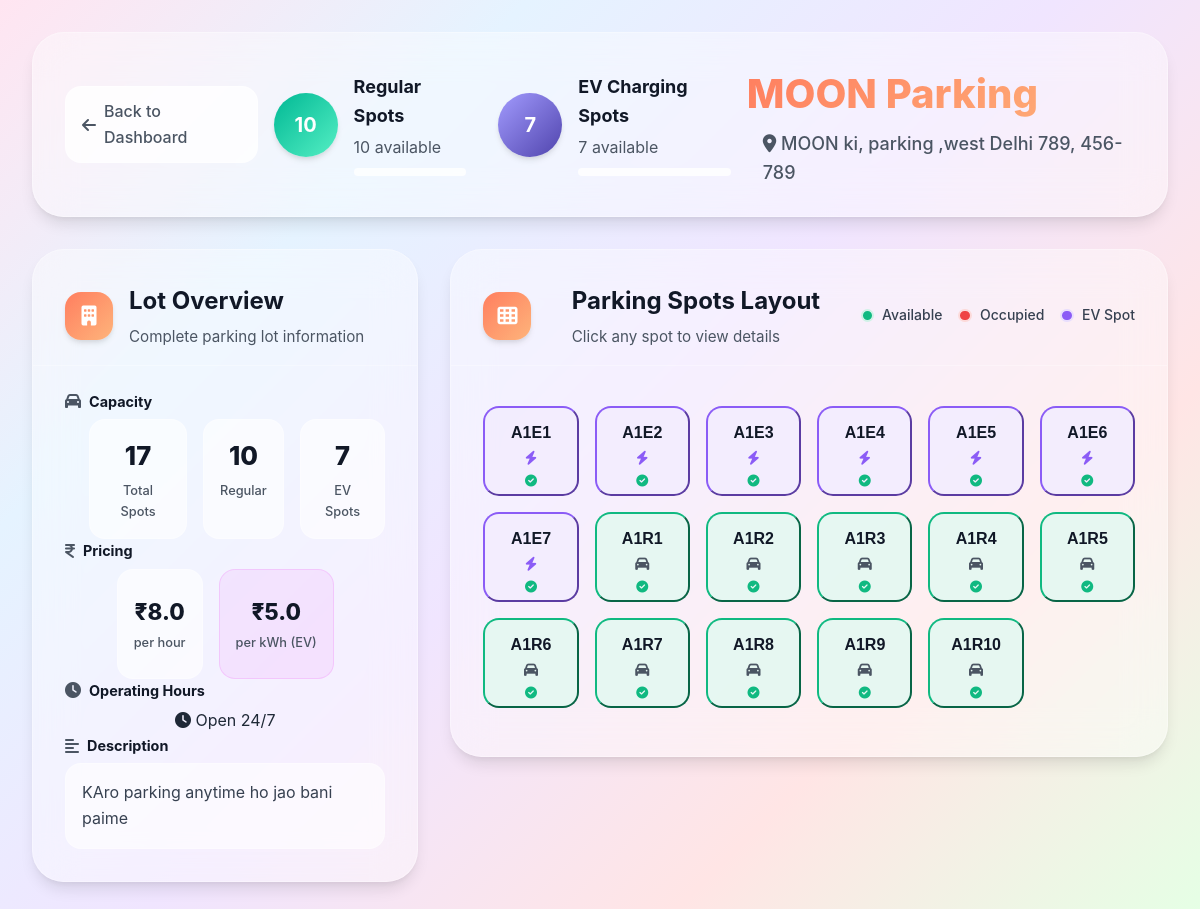
Page /view_details?lot_id=1 (signed in) on the earlier database version.
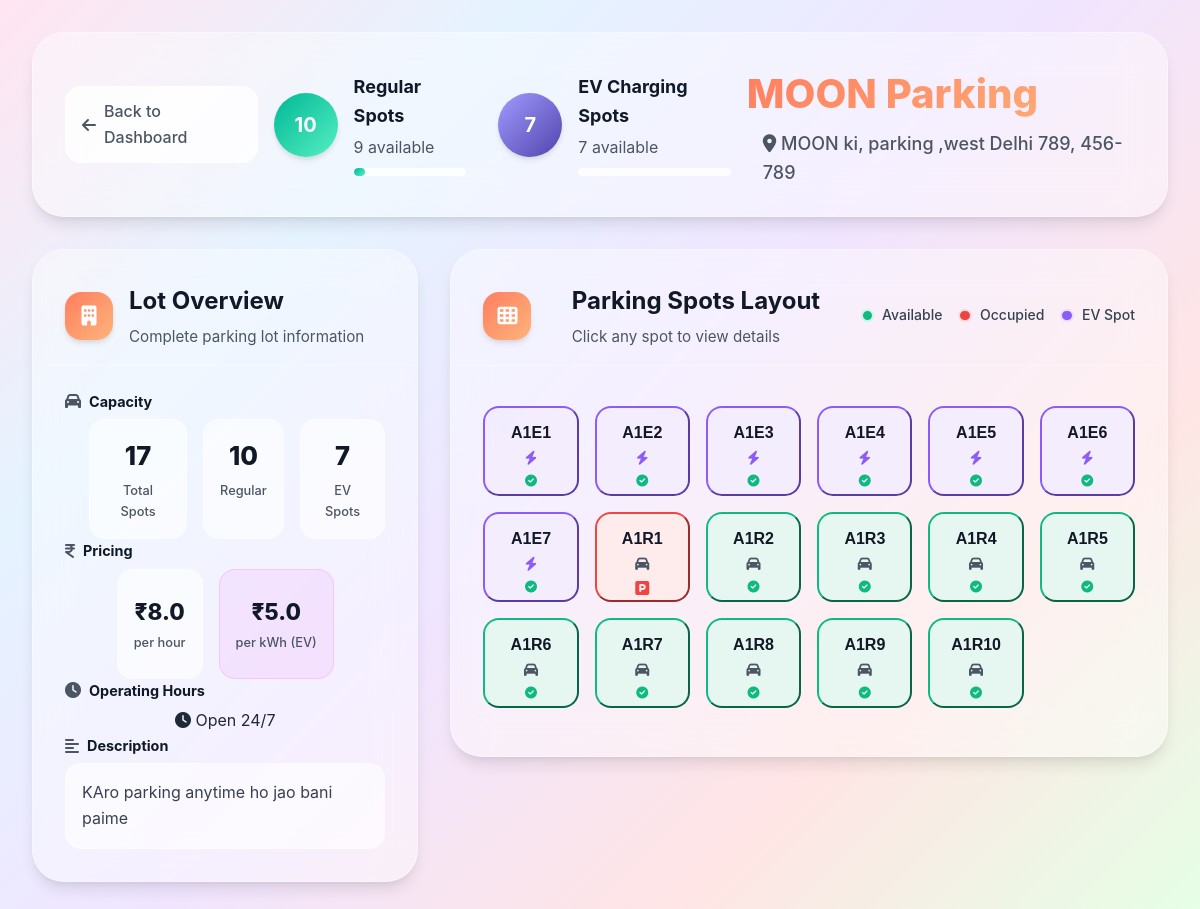
Same page on the later database version.
### models/parking_lot.py (models this page shows, shortened)
class ParkingLot(db.Model):
    __tablename__ = 'parking_lots'
    id = db.Column(db.Integer, primary_key=True)
    name= db.Column(db.String(80), unique=True, nullable=False)
    address = db.Column(db.String(200), nullable=False)
    pincode = db.Column(db.String(10), nullable=False)
    hourly_rate = db.Column(db.Float, nullable=False)
    total_spots = db.Column(db.Integer, nullable=False)
    occupied_regular_spots = db.Column(db.Integer, default=0)
    occupied_ev_spots = db.Column(db.Integer, default=0)
    ev_spots = db.Column(db.Integer, default=0)
    ev_charging_rate = db.Column(db.Float, nullable=True)
    opening_time = db.Column(db.String(10), nullable=True)
    closing_time = db.Column(db.String(10), nullable=True)
    is_24_hours = db.Column(db.Boolean, default=False)
    description = db.Column(db.String(200), nullable=True)

### models/parking_spot.py (models this page shows, shortened)
class ParkingSpot(db.Model):
    __tablename__ = 'parking_spots'
    id=db.Column(db.Integer, primary_key=True)
    lot_id=db.Column(db.Integer, db.ForeignKey('parking_lots.id'), nullable=False)
    spot_number=db.Column(db.String(50), nullable=False)
    is_ev_spot=db.Column(db.Boolean, default=False)
    status=db.Column(db.String(50), default='available')

### routes/parking.py (the view)
@parking_bp.route('/view_details',methods=['POST','GET'])
@login_required
@admin_required
def view_details():
    lot_id=request.args.get('lot_id')
    spot_id=request.args.get('spot_id')
    spot=ParkingSpot.query.get(spot_id)
    booking=Booking.query.filter_by(spot_id=spot_id).first()
    end_time=None
    user=None
    vehicle=None
    if booking:
        user=User.query.get(booking.user_id)
        vehicle=Vehicle.query.get(booking.vehicle_id)
        end_time=booking.start_time + timedelta(hours=booking.duration)
    if request.method=='POST':
        lot_id=request.form.get('lot_id')
    lot=ParkingLot.query.get(lot_id)
    spots=ParkingSpot.query.filter_by(lot_id=lot_id)
    return render_template('parking_lot_details.html',lot=lot,spots=spots,spot=spot,user=user,vehicle=vehicle,end_time=end_time,booking=booking)

### Templates/parking_lot_details.html (shortened to what the changed rows need)
{%extends "base.html" %}
{%block style%}
<link rel="stylesheet" href="{{url_for('static',filename='css/parking_lot_details.css')}}">
<link rel="stylesheet" href="{{url_for('static',filename='css/modal.css')}}">
{%endblock%}
{% block content %}
    <div class="page-container" data-has-spot="{{ 'true' if spot else 'false'}}" data-is-booked="{{'true' if booking else 'false'}}">
        <div class="header-div bg">
            <div class="status-item">
                <div class="status-circle regular">
                    <div class="circle-content">
                        <span class="total-count">{{lot.total_spots}}</span>
                    </div>
                </div>
                <div class="status-info">
                    <h4>Regular Spots</h4>
                    <p>{{lot.total_spots - lot.occupied_regular_spots}} available</p>
                    <div class="occupancy-bar">
                        <div class="occupancy-fill" style="width: {{(lot.occupied_regular_spots / lot.total_spots * 100) if lot.total_spots > 0 else 0}}%"></div>
                    </div>
                </div>
            </div>
            {% if lot.ev_spots > 0 %}
                <div class="status-item">
                    <div class="status-circle ev">
                        <div class="circle-content">
                            <span class="total-count">{{lot.ev_spots}}</span>
                        </div>
                    </div>
                    <div class="status-info">
                        <h4>EV Charging Spots</h4>
                        <p>{{lot.ev_spots - lot.occupied_ev_spots}} available</p>
                        <div class="occupancy-bar">
                        </div>
                    </div>
                </div>
            {% endif %}
            <div class="page-title">
                <h1>{{lot.name}}</h1>
                <p class="page-p">
                    <i class="fas fa-map-marker-alt"></i>
                    {{lot.address}}, {{lot.pincode if lot.pincode else 'Not specified'}}
                </p>
            </div>
        </div>
        <div class="lot-info">
            <div class="lot-info-left-container">
                <div class="card-info bg ">
                    <div class="card-header">
                        <div class="header-text">
                            <h2>Lot Overview</h2>
                        </div>
                    </div>
                    <div class="card-content">
                        <div class="info-section">
                            <div class="capacity-stats">
                                <div class="capacity-item">
                                    <div class="capacity-number">{{lot.total_spots + lot.ev_spots}}</div>
                                    <div class="capacity-label">Total Spots</div>
                                </div>
                                <div class="capacity-item">
                                    <div class="capacity-number">{{lot.total_spots}}</div>
                                    <div class="capacity-label">Regular</div>
                                </div>
                                <div class="capacity-item">
                                    <div class="capacity-number">{{lot.ev_spots}}</div>
                                    <div class="capacity-label">EV Spots</div>
                                </div>
                            </div>
                        </div>
                        <div class="info-section">
                            <div class="pricing-stats">
                                <div class="pricing-item">
                                    <div class="price-amount">₹{{lot.hourly_rate}}</div>
                                    <div class="price-label">per hour</div>
                                </div>
                                {% if lot.ev_spots > 0 %}
                                <div class="pricing-item ev-pricing">
                                    <div class="price-amount">₹{{lot.ev_charging_rate}}</div>
                                    <div class="price-label">per kWh (EV)</div>
                                </div>
                                {% endif %}
                            </div>
                        </div>
                        {% if lot.description %}
                        <div class="info-section">
                            <h3><i class="fas fa-align-left"></i> Description</h3>
                            <p class="description-text">{{lot.description}}</p>
                        </div>
                        {% endif %}
                    </div>
                </div>
            </div>
            <div class="lot-info-right-container">
                <div class="spots-card bg">
                    <div class="card-header">
                        <div class="header-text">
                            <h2>Parking Spots Layout</h2>
                        </div>
                    </div>
                    <div class="card-content">
                        <div class="spot">
                            {% for spot in spots %}
                            <form action="{{url_for('parking.spot_details')}}" method="POST" class="spot-form">
                                <button type="submit" class="spot-box
                                    {% if spot.status == 'occupied' %}occupied{% else %}available{% endif %}
                                    {% if spot.is_ev_spot %}ev{% endif %}">
                                    <div class="spot-number">{{spot.spot_number}}</div>
                                    <div class="spot-type">
                                        {% if spot.is_ev_spot %}
                                            <i class="fas fa-bolt"></i>
                                        {% else %}
                                            <i class="fas fa-car"></i>
                                        {% endif %}
                                    </div>
                                    <div class="spot-status">
                                        {% if spot.status == 'occupied' %}
                                           <i class="fa-solid fa-square-parking"></i>
                                        {% else %}
                                            <i class="fas fa-check-circle"></i>
                                        {% endif %}
                                    </div>
                                </button>
                            </form>
                            {% endfor %}
                        </div>
                    </div>
                </div>
            </div>
        </div>
    </div>
{%endblock %}

Differences in the rows shown:
changed ParkingLot "MOON Parking": lot.total_spots-lot.occupied_regular_spots "10" → "9"; occupied_regular_spots 0 → 1 (drawn)
changed ParkingSpot (number 8 of 17 on the later page): status "available" → "occupied" (drawn)
